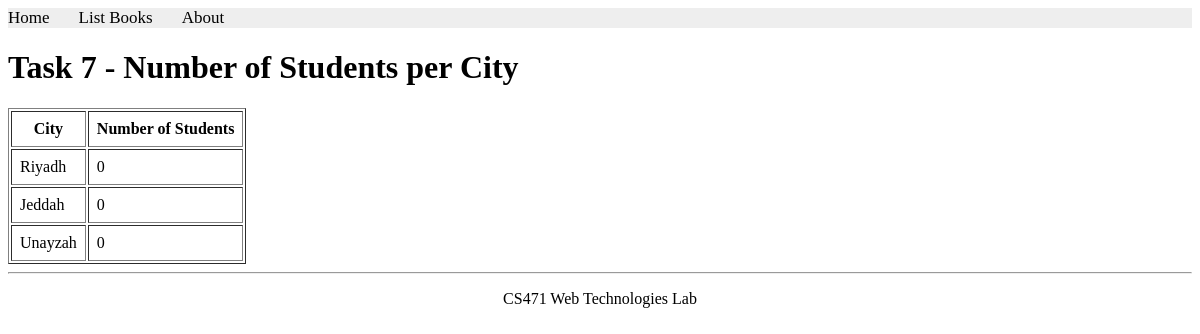
Page /books/lab8/task7 on the committed database.
### apps/bookmodule/models.py (models this page shows, shortened)
class Address(models.Model):
    city = models.CharField(max_length=100)

### apps/bookmodule/views.py (the view)
# urls.py: path('books/lab8/task7', views.lab8_task7, name='lab8_task7'),
def lab8_task7(request):
    cities = Address.objects.annotate(student_count=Count('student'))
    return render(request, 'bookmodule/lab8_task7.html', {'cities': cities})

### apps/templates/bookmodule/lab8_task7.html
{% extends 'layouts/base.html' %}
{% block content %}
<h1>Task 7 - Number of Students per City</h1>
<table border="1" cellpadding="8">
  <tr>
    <th>City</th>
    <th>Number of Students</th>
  </tr>
  {% for city in cities %}
  <tr>
    <td>{{ city.city }}</td>
    <td>{{ city.student_count }}</td>
  </tr>
  {% empty %}
  <tr>
    <td colspan="2">No data found.</td>
  </tr>
  {% endfor %}
</table>
{% endblock %}

### rows in the picture
Address: city "Riyadh", student_count "0"
Address: city "Jeddah", student_count "0"
Address: city "Unayzah", student_count "0"
